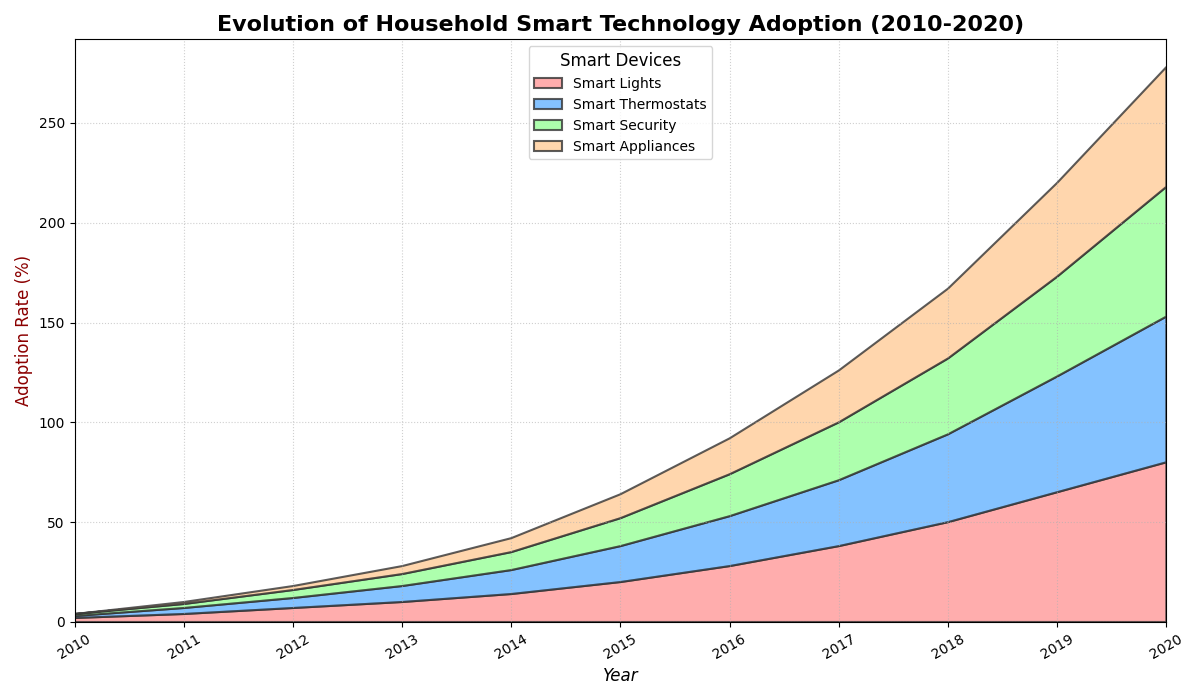

Write Python code to recreate this figure.
import matplotlib.pyplot as plt
import numpy as np

devices = ["Smart Lights", "Smart Thermostats", "Smart Security", "Smart Appliances"]
years = np.arange(2010, 2021)

adoption_lights = [2, 4, 7, 10, 14, 20, 28, 38, 50, 65, 80]
adoption_thermostats = [1, 3, 5, 8, 12, 18, 25, 33, 44, 58, 73]
adoption_security = [1, 2, 4, 6, 9, 14, 21, 29, 38, 50, 65]
adoption_appliances = [0, 1, 2, 4, 7, 12, 18, 26, 35, 47, 60]

plt.figure(figsize=(12, 7))

plt.stackplot(years, adoption_lights, adoption_thermostats, adoption_security, adoption_appliances,
              labels=devices,
              colors=['#FF9999', '#66B3FF', '#99FF99', '#FFCC99'], alpha=0.8,
              edgecolor=['#333333','#444444','#555555','#666666'], linewidth=1.5)

plt.title("Evolution of Household Smart Technology Adoption (2010-2020)", fontsize=16, fontweight='bold')
plt.xlabel("Year", fontsize=12, fontstyle='italic')
plt.ylabel("Adoption Rate (%)", fontsize=12, color='darkred')
plt.xlim(years[0], years[-1])
plt.xticks(years, rotation=30)
plt.legend(loc='upper center', fontsize=10, title='Smart Devices', title_fontsize='12')

plt.grid(visible=True, linestyle=':', alpha=0.6)

plt.tight_layout()

plt.show()
